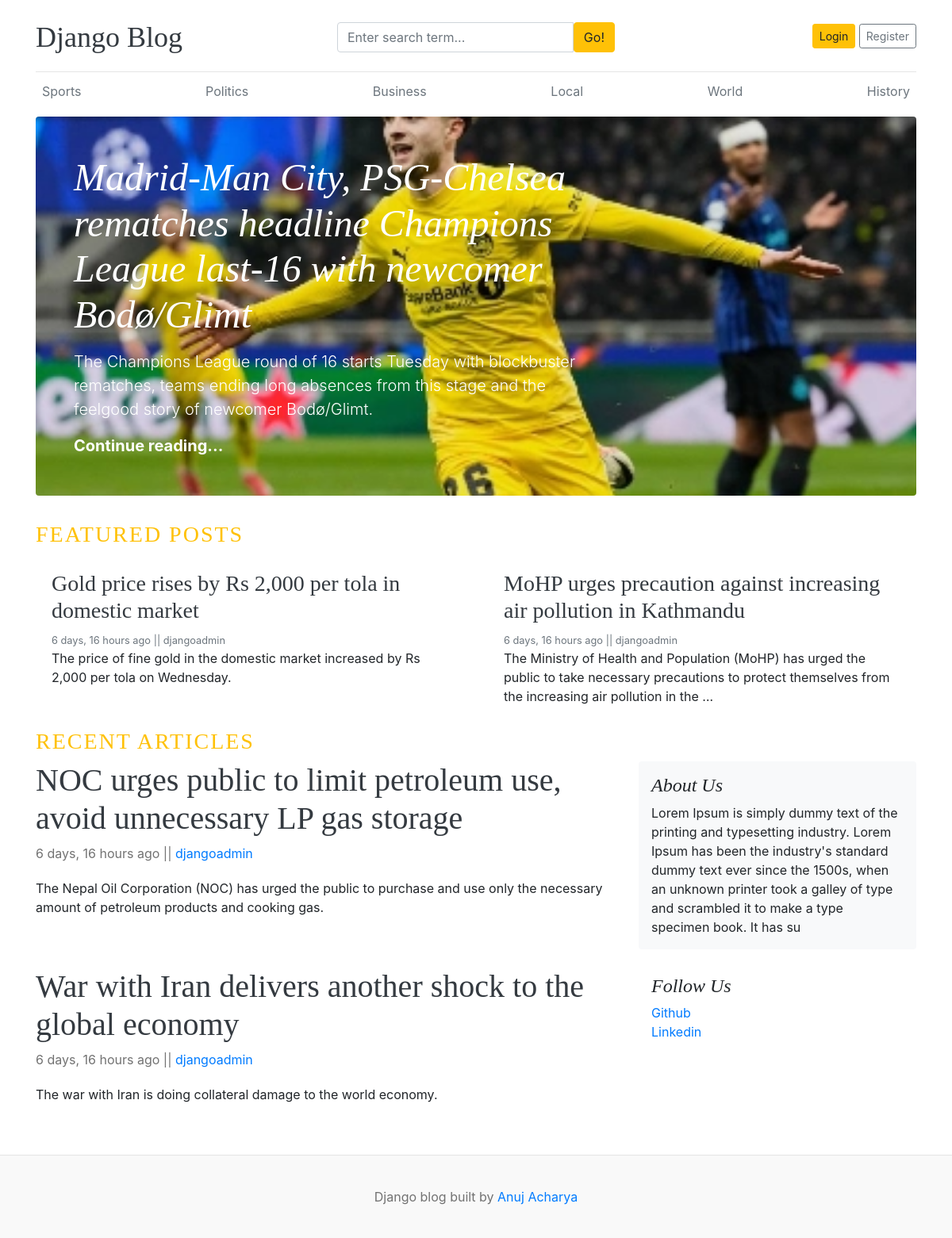
The page / on the database its author committed.
### blogs/models.py (models this page shows, shortened)
class Category(models.Model):
    category_name = models.CharField(max_length=100, unique=True)
    created_at = models.DateTimeField(auto_now_add=True)
    updated_at = models.DateTimeField(auto_now=True)
    class Meta:
        verbose_name_plural = 'categories'

class Blog(models.Model):
     title = models.CharField(max_length=100)
     slug = models.SlugField(max_length=150, unique=True, blank=True)
     category = models.ForeignKey(Category, on_delete=models.CASCADE)
     author = models.ForeignKey(User, on_delete=models.CASCADE)
     featured_image = models.ImageField(upload_to='uploads/%Y/%M/%d')
     short_description = models.TextField(max_length=500)
     blog_body = models.TextField(max_length=6000)
     status= models.CharField(max_length=100, choices=STATUS_CHOICES , default="Draft")
     is_featured = models.BooleanField(default=False)
     created_at = models.DateTimeField(auto_now_add=True)
     updated_at = models.DateTimeField(auto_now=True)

### assignments/models.py (models this page shows, shortened)
class About(models.Model):
    about_heading = models.CharField(max_length=25)
    about_description = models.TextField(max_length=255)
    created_at = models.DateTimeField(auto_now_add=True)
    updated_at = models.DateTimeField(auto_now=True)
    class Meta:
        verbose_name_plural = 'About'

class SocialLink(models.Model):
    name = models.CharField(max_length=25)
    url = models.URLField(max_length=255)
    created_at = models.DateTimeField(auto_now_add=True)
    updated_at = models.DateTimeField(auto_now=True)

### blog_main/views.py (the view)
# urls.py: 2. Add a URL to urlpatterns:  path('', views.home, name='home')
def home(request):
    featured_post = Blog.objects.filter(is_featured = True, status = 'Published').order_by('-updated_at')
    post = Blog.objects.filter(is_featured = False, status = 'Published').order_by('-updated_at')
    try:
        about = About.objects.get()
    except:
        about = None
    context = {
        'featured_posts': featured_post,
        'posts': post,
        'about': about,
    }
    return render(request, 'home.html', context)

### blogs/context_processors.py (called while the page is built)
def get_categories(request):
    categories = Category.objects.all()
    return dict(categories  = categories)

def get_social_links(request):
    social_links = SocialLink.objects.all()
    return dict(social_links=social_links)

### templates/home.html
{% extends 'base.html' %}
{% block content %}
{% for post in featured_posts %}
{% if forloop.first %}
<div class="jumbotron p-3 p-md-5 text-white rounded bg-dark" style="background-image: url({{ post.featured_image }});
  background-size: cover;
        background-position: center;
        background-repeat: no-repeat;">
    <div class="col-md-8 px-0">
      <h1 class="display-4 font-italic">{{post.title}}</h1>
      <p class="lead my-3">{{post.short_description | truncatewords:25}}</p>
      <p class="lead mb-0"><a href="{% url 'blogs' post.slug %}" class="text-white font-weight-bold">Continue reading...</a></p>
    </div>
  </div>
  {% endif %}
{% endfor %}
<h3 class="text-uppercase text-warning" style="letter-spacing: 2px;">Featured Posts</h3>
  <div class="row mb-2">
    {% for post in featured_posts %}
    {% if not forloop.first %}
    <div class="col-md-6">
      <div class="card border-0" >
        <div class="card-body">
          <h3> <a href="{% url 'blogs' post.slug %}" class="text-dark"> {{post.title}}</a></h3>
          <small class="mb-1 text-muted">{{post.created_at | timesince}} ago    ||  {{post.author}}</small>
          <p class="card-text">{{post.short_description | truncatewords:25}}</p>
        </div>
      </div>
    </div>
    {% endif %}
       {% endfor %}
  </div>
  <main role="main" class="container p-0">
<h3 class="text-uppercase text-warning" style="letter-spacing: 2px;">Recent Articles</h3>
    <div class="row">
      <div class="col-md-8 blog-main">
{% for post in posts %}
        <div class="blog-post">
          <h2 class="blog-post-title"> <a href="{% url 'blogs' post.slug %}" class="text-dark">{{post.title}}</a>  </h2>
          <p class="blog-post-meta">{{post.created_at | timesince}} ago    ||   <a href="#">{{post.author}}</a></p>
<p>{{post.short_description| truncatewords:25 }}</p>
        </div>
        {% endfor %}
      </div>
      <aside class="col-md-4 blog-sidebar">
        <div class="p-3 mb-3 bg-light rounded">
          <h4 class="font-italic">{{ about.about_heading }}</h4>
          <p class="mb-0">{{ about.about_description }}</p>
        </div>
        {% if social_links %}
        <div class="p-3">
          <h4 class="font-italic">Follow Us</h4>
          <ol class="list-unstyled">
            {% for link in social_links %}
            <li><a href="{{ link.url }}" target="_blank">{{ link.name }}</a></li>
            {% endfor %}
          </ol>
        </div>
        {% endif %}
      </aside>
    </div>
  </main>
</div>
{% endblock  %}

### templates/base.html (shortened to what this page needs)
{% load static %}
<!DOCTYPE html>
<html lang="en">
<head>
    <link href="https://getbootstrap.com/docs/4.0/dist/css/bootstrap.min.css" rel="stylesheet">
    <link href="{% static 'css/blog.css' %}" rel="stylesheet">
    <link rel="stylesheet" href="https://cdnjs.cloudflare.com/ajax/libs/font-awesome/4.7.0/css/font-awesome.min.css">
  </head>
<body>
    <div class="container">
<header class="blog-header py-3">
        <div class="row flex-nowrap justify-content-between align-items-center">
          <div class="col-4 pt-1">
            <a class="blog-header-logo text-dark" href="/">Django Blog</a>
          </div>
            <div class="col-4 pt-1">
              <form action="{% url 'search'%}" method="get">
               <div class="input-group">
                        <input class="form-control" name="keyword" type="text" value="{{keyword}}" placeholder="Enter search term..." aria-label="Enter search term..." aria-describedby="button-search" />
                        <button type= "submit " class="btn btn-warning" id="button-search" type="button">Go!</button>
                    </div>
                    </form>
            </div>
            <div class="col-4 d-flex justify-content-end align-items-center">
            {% if not user.is_authenticated %}
            <a class="btn btn-sm btn-warning" href="{% url 'login'  %}">Login</a> &nbsp;
            <a class="btn btn-sm btn-outline-secondary" href="{% url 'register' %}">Register</a>
            {% else %}
                <span><a href="{% url 'dashboard' %}">Dashboard</a></span>
                &emsp;
                <span><a href="{% url 'logout' %}">Logout</a></span>
            {% endif %}
          </div>
        </div>
      </header>
      <div class="nav-scroller py-1 mb-2">
        <nav class="nav d-flex justify-content-between">
          {% for i in categories %}
          <a class="p-2 text-muted" href="{% url 'post_by_category' i.id%}" >{{i.category_name}}</a>
          {% endfor %}
        </nav>
      </div>
{% block content %}
{% endblock %}
 <footer class="blog-footer">
  <p>Django blog built by <a href="#">Anuj Acharya</a></p>
</footer>
</body>
</html>

### static/css/blog.css (style rules this page uses)
.blog-header { border-bottom: 1px solid #e5e5e5; }
.blog-header-logo { font-family: "Playfair Display", Georgia, "Times New Roman", serif; font-size: 2.25rem; }
h1, h2, h3, h4, h5, h6 { font-family: "Playfair Display", Georgia, "Times New Roman", serif; }
.display-4 { font-size: 2.5rem; }
@media (min-width: 768px) { .display-4 { font-size: 3rem; } }
.blog-post { margin-bottom: 4rem; }
.blog-post-title { font-size: 2.5rem; }
.blog-post-meta { margin-bottom: 1.25rem; color: #727272; }
.blog-footer { padding: 2.5rem 0; color: #727272; text-align: center; background-color: #f9f9f9; border-top: .05rem solid #e5e5e5; }
.blog-footer p:last-child { margin-bottom: 0; }

### rows shown on the page
Category: category_name "Sports"
Category: category_name "Politics"
Category: category_name "Business"
Category: category_name "Local"
Category: category_name "World"
Category: category_name "History"
Blog: featured_image (picture), title "Madrid-Man City, PSG-Chelsea rematches headline Champions League last-16 with newcomer Bodø/Glimt", short_description "The Champions League round of 16 starts Tuesday with blockbuster rematches, teams ending long absences from this stage and the feelgood story of newcomer Bodø/Glimt."
Blog: title "Gold price rises by Rs 2,000 per tola in domestic market", created_at "6 days, 16 hours", author "djangoadmin", short_description "The price of fine gold in the domestic market increased by Rs 2,000 per tola on Wednesday."
Blog: title "MoHP urges precaution against increasing air pollution in Kathmandu", created_at "6 days, 16 hours", author "djangoadmin", short_description "The Ministry of Health and Population (MoHP) has urged the public to take necessary precautions to protect themselves from the increasing air pollution in the …"
Blog: title "NOC urges public to limit petroleum use, avoid unnecessary LP gas storage", created_at "6 days, 16 hours", author "djangoadmin", short_description "The Nepal Oil Corporation (NOC) has urged the public to purchase and use only the necessary amount of petroleum products and cooking gas."
Blog: title "War with Iran delivers another shock to the global economy", created_at "6 days, 16 hours", author "djangoadmin", short_description "The war with Iran is doing collateral damage to the world economy."
About: about_heading "About Us", about_description "Lorem Ipsum is simply dummy text of the printing and typesetting industry. Lorem Ipsum has been the industry's standard dummy text ever since the 1500s, when an unknown printer took a galley of type and scrambled it to make a type specimen book. It has su"
SocialLink: name "Github"
SocialLink: name "Linkedin"
